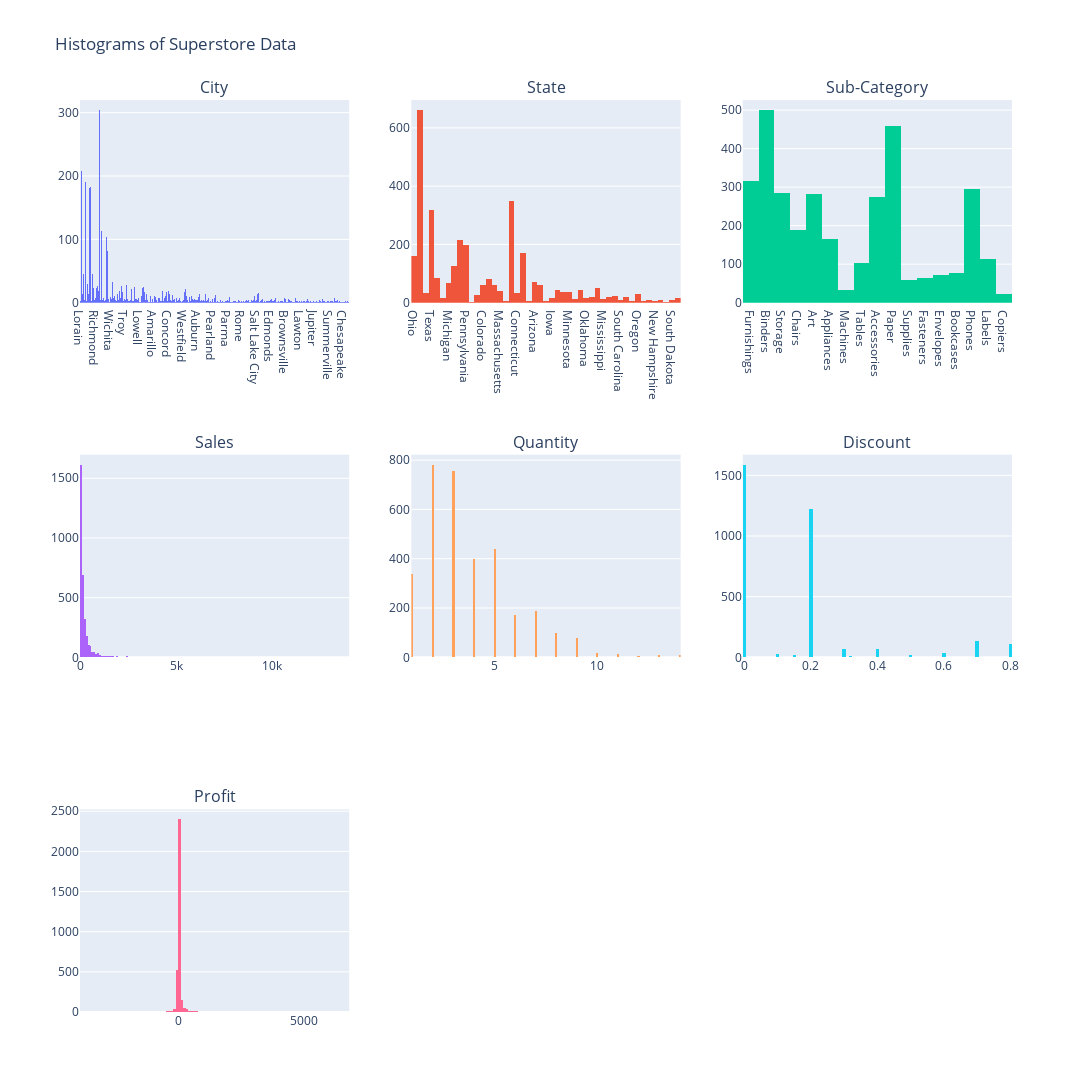

Notebook code for this chart:
### Code cell
df_hist_sub = df.copy()

# # Create subplots with 5 rows and 3 columns
# fig1 = make_subplots(rows=5, cols=3)
df_hist_sub = df_hist_sub.drop(columns=['Product Name', 'Region' , 'Segment' , 'Category'])
columns_to_plot = df_hist_sub.columns[:15]
data_to_plot = df_hist_sub[columns_to_plot]
num_subplots = len(columns_to_plot)

# Specify the number of columns, rows
num_cols = 3
num_rows = (num_subplots + num_cols - 1) // num_cols

fig = sp.make_subplots(rows=num_rows, cols=num_cols, subplot_titles=columns_to_plot)

# Loop through the columns and create histograms for each column
for i, column in enumerate(columns_to_plot):
    # Calculate the row and column indices for the subplot
    row = i // 3 + 1
    col = i % 3 + 1
    

    fig.add_trace(go.Histogram(x=data_to_plot[column], nbinsx=150, name=column), row=row, col=col)

# Update subplot layout
fig.update_layout(
    title="Histograms of Superstore Data",
    showlegend=False,
    height=1750,
    width=1280
)

# Show plot
fig.show()

### Figure 1 — Plotly figure (JSON) as saved in the notebook; plotly's stock layout.template omitted (floating-point values rounded to 4 significant figures; data arrays with more than 128 entries replaced by an {"elided": "..."} marker saying what was removed)
{"data": [{"name": "City", "nbinsx": 150, "type": "histogram", "x": {"elided": "3306 str values"}, "xaxis": "x", "yaxis": "y"}, {"name": "State", "nbinsx": 150, "type": "histogram", "x": {"elided": "3306 str values"}, "xaxis": "x2", "yaxis": "y2"}, {"name": "Sub-Category", "nbinsx": 150, "type": "histogram", "x": {"elided": "3306 str values"}, "xaxis": "x3", "yaxis": "y3"}, {"name": "Sales", "nbinsx": 150, "type": "histogram", "x": {"elided": "3306 float values"}, "xaxis": "x4", "yaxis": "y4"}, {"name": "Quantity", "nbinsx": 150, "type": "histogram", "x": {"elided": "3306 int values"}, "xaxis": "x5", "yaxis": "y5"}, {"name": "Discount", "nbinsx": 150, "type": "histogram", "x": {"elided": "3306 float values"}, "xaxis": "x6", "yaxis": "y6"}, {"name": "Profit", "nbinsx": 150, "type": "histogram", "x": {"elided": "3306 float values"}, "xaxis": "x7", "yaxis": "y7"}], "layout": {"annotations": [{"font": {"size": 16}, "showarrow": false, "text": "City", "x": 0.1444, "xanchor": "center", "xref": "paper", "y": 1, "yanchor": "bottom", "yref": "paper"}, {"font": {"size": 16}, "showarrow": false, "text": "State", "x": 0.5, "xanchor": "center", "xref": "paper", "y": 1, "yanchor": "bottom", "yref": "paper"}, {"font": {"size": 16}, "showarrow": false, "text": "Sub-Category", "x": 0.8556, "xanchor": "center", "xref": "paper", "y": 1, "yanchor": "bottom", "yref": "paper"}, {"font": {"size": 16}, "showarrow": false, "text": "Sales", "x": 0.1444, "xanchor": "center", "xref": "paper", "y": 0.6111, "yanchor": "bottom", "yref": "paper"}, {"font": {"size": 16}, "showarrow": false, "text": "Quantity", "x": 0.5, "xanchor": "center", "xref": "paper", "y": 0.6111, "yanchor": "bottom", "yref": "paper"}, {"font": {"size": 16}, "showarrow": false, "text": "Discount", "x": 0.8556, "xanchor": "center", "xref": "paper", "y": 0.6111, "yanchor": "bottom", "yref": "paper"}, {"font": {"size": 16}, "showarrow": false, "text": "Profit", "x": 0.1444, "xanchor": "center", "xref": "paper", "y": 0.2222, "yanchor": "bottom", "yref": "paper"}], "height": 1750, "showlegend": false, "title": {"text": "Histograms of Superstore Data"}, "width": 1280, "xaxis": {"anchor": "y", "domain": [0, 0.2889]}, "xaxis2": {"anchor": "y2", "domain": [0.3556, 0.6444]}, "xaxis3": {"anchor": "y3", "domain": [0.7111, 1]}, "xaxis4": {"anchor": "y4", "domain": [0, 0.2889]}, "xaxis5": {"anchor": "y5", "domain": [0.3556, 0.6444]}, "xaxis6": {"anchor": "y6", "domain": [0.7111, 1]}, "xaxis7": {"anchor": "y7", "domain": [0, 0.2889]}, "xaxis8": {"anchor": "y8", "domain": [0.3556, 0.6444]}, "xaxis9": {"anchor": "y9", "domain": [0.7111, 1]}, "yaxis": {"anchor": "x", "domain": [0.7778, 1]}, "yaxis2": {"anchor": "x2", "domain": [0.7778, 1]}, "yaxis3": {"anchor": "x3", "domain": [0.7778, 1]}, "yaxis4": {"anchor": "x4", "domain": [0.3889, 0.6111]}, "yaxis5": {"anchor": "x5", "domain": [0.3889, 0.6111]}, "yaxis6": {"anchor": "x6", "domain": [0.3889, 0.6111]}, "yaxis7": {"anchor": "x7", "domain": [0, 0.2222]}, "yaxis8": {"anchor": "x8", "domain": [0, 0.2222]}, "yaxis9": {"anchor": "x9", "domain": [0, 0.2222]}}}
